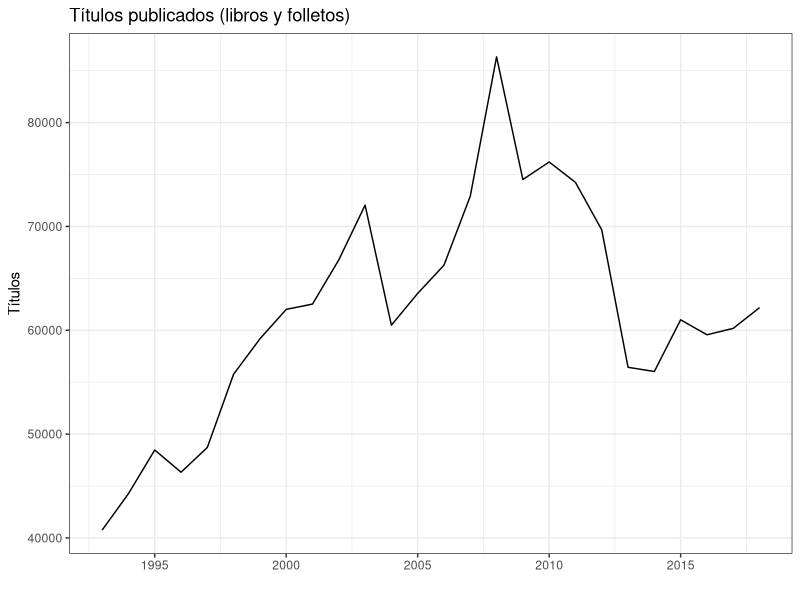
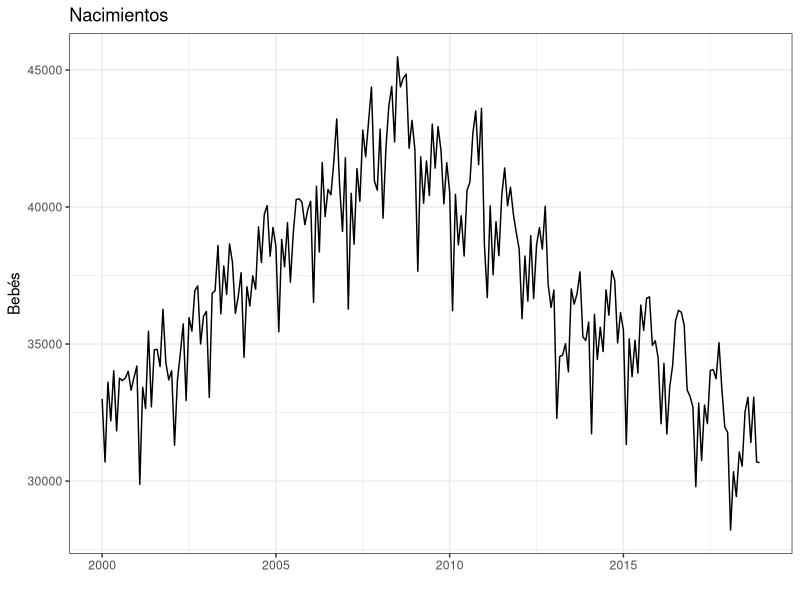
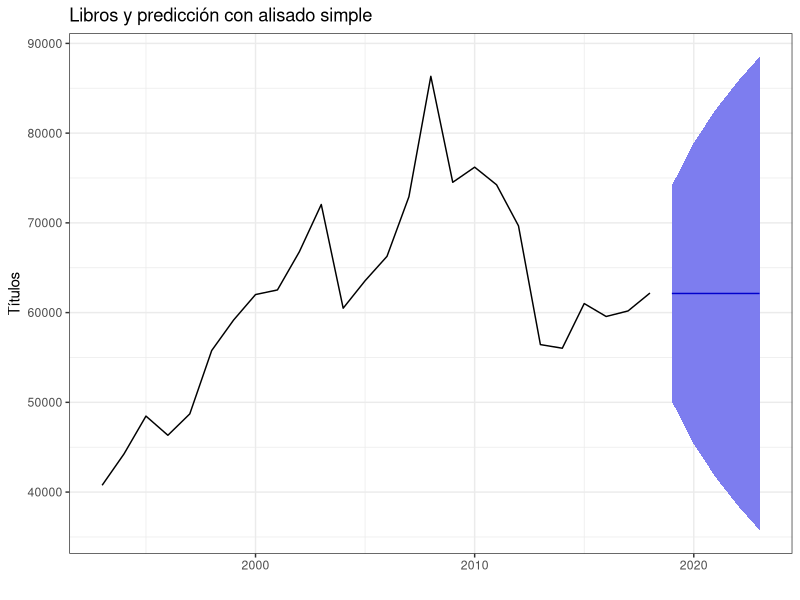
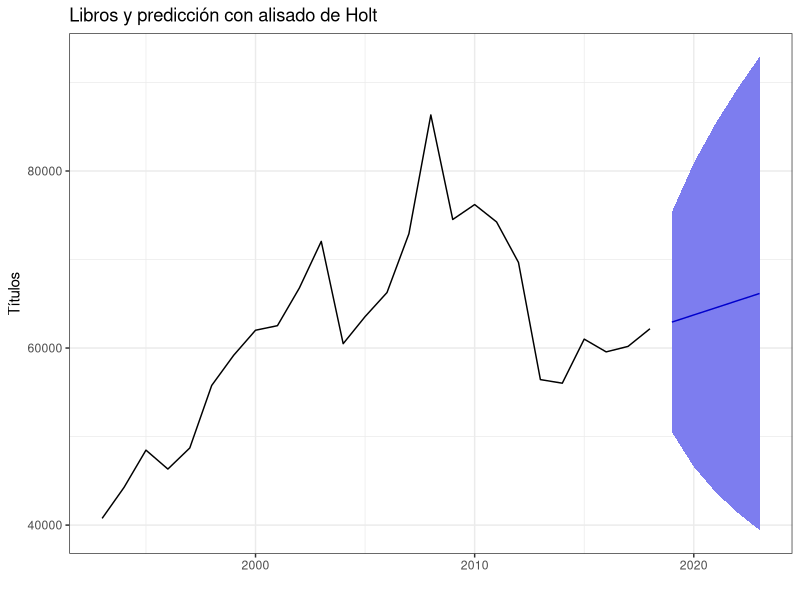
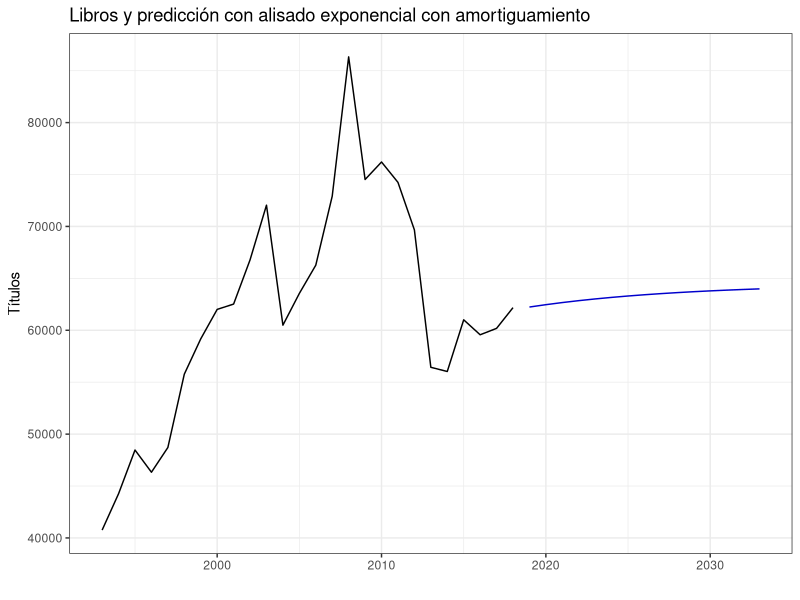
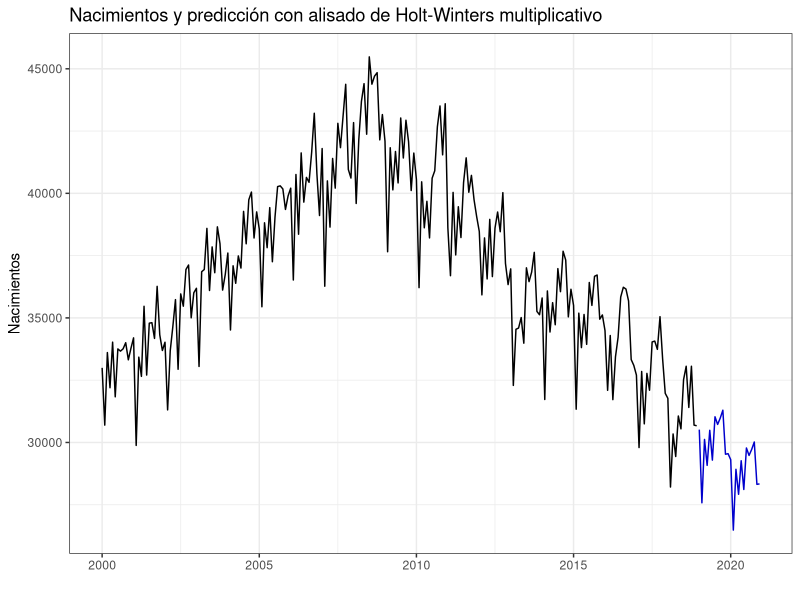
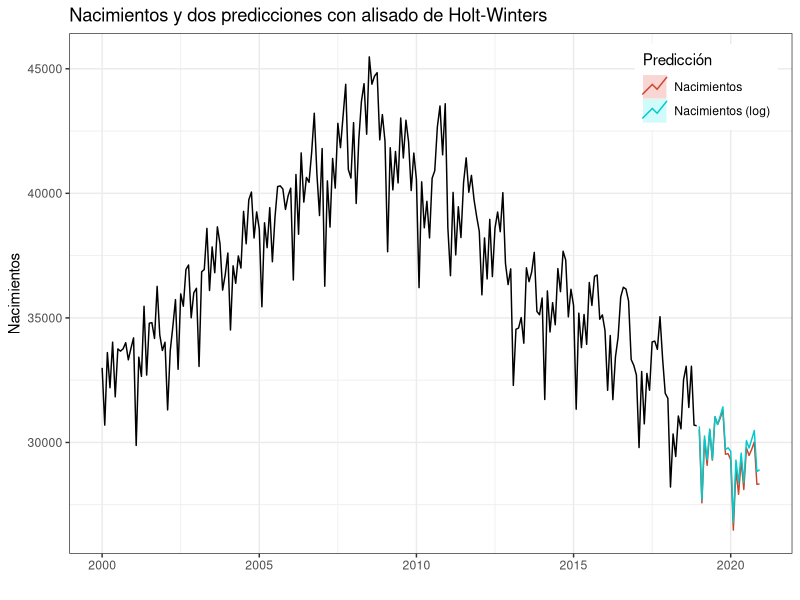
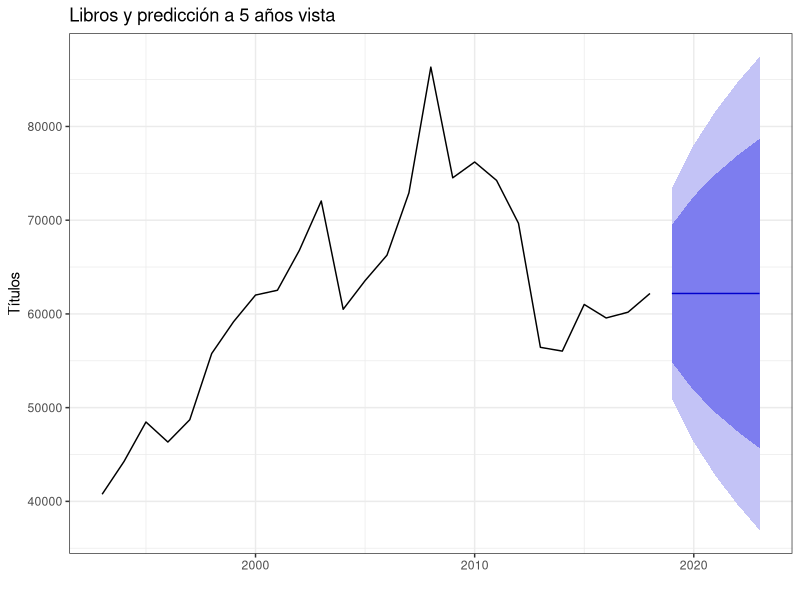

The R source for these figures, in order:
#----------------------------------------------------------
# CODIGO TEMA 5
#----------------------------------------------------------
#
#
#
#----------------------------------------------------------
# Librerias
library(forecast)
library(ggplot2); theme_set(theme_bw())
#----------------------------------------------------------
#
#
#
#----------------------------------------------------------
# Importamos series
#----------------------------------------------------------
# Libros
libros <- read.csv2("./series/libros.csv", 
                    header = TRUE)

libros <- ts(libros[, 2], 
             start = 1993, 
             frequency  = 1)

autoplot(libros,
         xlab = "",
         ylab = "Títulos",
         main = "Títulos publicados (libros y folletos)")

# Nacimientos
nacimientos <- read.csv2("./series/nacimientos.csv", 
                         header = TRUE)

nacimientos <- ts(nacimientos[, 2],
                  start = c(1975, 1),
                  frequency = 12)

nacimientosb <- window(nacimientos, start = 2000)

autoplot(nacimientosb,
         xlab = "",
         ylab = "Bebés",
         main = "Nacimientos")
#----------------------------------------------------------
#
#
#
#----------------------------------------------------------
# Alisado exponencial
#----------------------------------------------------------
# Alisado simple
librosf <- ses(libros, 
               h = 5, 
               level = 95)

summary(librosf)

autoplot(librosf,
         xlab = "",
         ylab = "Títulos",
         main = "Libros y predicción con alisado simple")

# Alisado de Holt
librosf <- holt(libros, 
                h = 5, 
                level = 95)

summary(librosf)

tail(librosf$model$states, n = 1)

autoplot(librosf,
         xlab = "",
         ylab = "Títulos",
         main = "Libros y predicción con alisado de Holt")

# Alisado de Holt con pendiente amortiguada
librosfd <- holt(libros, 
                 damped = TRUE, 
                 h = 15, 
                 phi = 0.9)

summary(librosfd)

autoplot(librosfd,
         xlab = "",
         ylab = "Títulos",
         main = "Libros y predicción con alisado exponencial con amortiguamiento",
         PI = FALSE)

# Alisado de Holt-Winters
nacimientosbf <- hw(nacimientosb, 
                    seasonal = "mult", 
                    h = 24)

summary(nacimientosbf)

TT <- nrow(nacimientosbf$model$states)
nacimientosbf$model$states[TT,]

(nacimientosbf$model$states[TT, 1] + (1:12)*nacimientosbf$model$states[TT, 2]) * 
  nacimientosbf$model$states[TT, 14:3]

autoplot(nacimientosbf,
         xlab = "",
         ylab = "Nacimientos",
         main = "Nacimientos y predicción con alisado de Holt-Winters multiplicativo",
         PI = FALSE)

# Alisado de Holt-Winters con transformacion logaritmica
nacimientosbfl <- hw(nacimientosb, 
                     seasonal = "addit", 
                     h = 24, 
                     lambda = 0, 
                     biasadj = TRUE)

summary(nacimientosbfl)

autoplot(nacimientosb,
         xlab = "",
         ylab = "Nacimientos",
         main = "Nacimientos y dos predicciones con alisado de Holt-Winters") + 
  autolayer(nacimientosbf, series = "Nacimientos", PI = FALSE) + 
  autolayer(nacimientosbfl, series = "Nacimientos (log)", PI = FALSE) + 
  guides(colour = guide_legend(title = "Predicción")) + 
  theme(legend.position=c(0.98,0.98), legend.justification=c(1,1)) 
#----------------------------------------------------------
#
#
#
#----------------------------------------------------------
# Funcion ets: Libros
#----------------------------------------------------------
# Ajuste
librosEts <- ets(libros)
summary(librosEts) 

# Prediccion
librosEtsPre <- forecast(librosEts, 
                         h = 5)
librosEtsPre
autoplot(librosEtsPre,
         xlab = "",
         ylab = "Títulos",
         main = "Libros y predicción a 5 años vista")

# Analisis error
error <- residuals(librosEts, type = "response")
sderror <- sd(error)

autoplot(error, series="Error",
         colour = "black",
         xlab = "Periodo",
         ylab = "Error",
         main = "Error + Intervención") +
  geom_hline(yintercept = c(-3, -2, 2 ,3)*sderror, 
             colour = c("red", "blue", "blue", "red"), lty = 2) + 
  scale_x_continuous(breaks= seq(1993, 2019, 2)) 

# Error extramuestral: training set/test set
librosIntra <- subset(libros, end = length(libros) - 6)
librosExtra <- subset(libros, start = length(libros) - 5)

librosIntraEts <- ets(librosIntra, model = "MNN", damped = FALSE)

librosExtraPre <- forecast(librosIntraEts, h = 6)

accuracy(librosExtraPre, librosExtra)

autoplot(libros, series = "Libros",
         main="Libros, predicción intra- y extra-muestral",
         xlab="", 
         ylab="Títulos") +
  autolayer(fitted(librosIntraEts), series = "Libros (ajustada)") + 
  autolayer(librosExtraPre$mean, series = "Predicción") + 
  geom_vline(xintercept = 2012.5, lty = 2, col = "black") +
  scale_colour_manual(values=c("Libros"="black",
                               "Libros (ajustada)"="blue", 
                               "Predicción" = "red")) +
  guides(colour = guide_legend(title = "Series")) +
  annotate("text", x=1999, y=65000, label="7.2%", colour = "blue") +
  annotate("text", x=2016, y=72000, label="17.8%", colour = "red") +
  theme(legend.position=c(0.02,0.98), legend.justification=c(0,1)) 
#----------------------------------------------------------
#
#
#
#----------------------------------------------------------
# Funcion ets: Nacimientos
#----------------------------------------------------------
# Ajuste
nacimientosEts <- ets(nacimientosb, damped = FALSE)
summary(nacimientosEts) 

autoplot(nacimientosEts,
         xlab = "Periodo",
         main = "Componentes del modelo óptimo para Nacimientos")

# Prediccion
TT <- nrow(nacimientosEts$states)
nacimientosEts$states[TT,]

nacimientosEts$states[TT, 1] + (1:12) * nacimientosEts$states[TT, 2] + nacimientosEts$states[TT, 14:3]

nacimientosEtsPre <- forecast(nacimientosEts, h = 24, level = 95)
nacimientosEtsPre

autoplot(nacimientosEtsPre,
         xlab = "",
         ylab = "Bebés",
         main = "Nacimientos y predicción")

# Analisis del error
error <- residuals(nacimientosEts, type = "response")
sderror <- sd(error)

autoplot(error, series="Error",
         colour = "black",
         xlab = "Periodo",
         ylab = "Error",
         main = "Error + Intervención") +
  geom_hline(yintercept = c(-3, -2, 2 ,3)*sderror, 
             colour = c("red", "blue", "blue", "red"), lty = 2) + 
  scale_x_continuous(breaks= seq(2000, 2019, 2)) 

# Error extramuestral: origen de prediccion movil
k <- 120                 
h <- 12                  
TT <- length(nacimientosb)
s <- TT - k - h          

mapeAlisado <- matrix(NA, s + 1, h)
for (i in 0:s) {
  train.set <- subset(nacimientosb, start = i + 1, end = i + k)
  test.set <-  subset(nacimientosb, start = i + k + 1, end = i + k + h)
  
  fit <- ets(train.set, model = "MAA", damped = FALSE)
  fcast<-forecast(fit, h = h)
  mapeAlisado[i + 1,] <- 100*abs(test.set - fcast$mean)/test.set
}

errorAlisado <- colMeans(mapeAlisado)
errorAlisado

ggplot() +
  geom_line(aes(x = 1:12, y = errorAlisado)) +
  ggtitle("Error de predicción según horizonte temporal") +
  xlab("Horizonte temporal de predicción") +
  ylab("MAPE") +
  scale_x_continuous(breaks= 1:12)
#----------------------------------------------------------
#
#
#
#----------------------------------------------------------
# Otras alternativas para predecir Nacimientos
#----------------------------------------------------------
# Nacimientos
accuracy(ets(nacimientos, 
             damped = TRUE))[5]
accuracy(ets(nacimientos, 
             damped = TRUE, 
             opt.crit = "mse"))[5]
accuracy(ets(nacimientos, 
             damped = TRUE, 
             allow.multiplicative.trend = TRUE))[5]
accuracy(ets(nacimientos, 
             damped = TRUE, 
             allow.multiplicative.trend = TRUE, 
             opt.crit = "mse"))[5]

# log Nacimientos
accuracy(ets(nacimientos, 
             lambda = 0, 
             damped = TRUE))[5]
accuracy(ets(nacimientos, 
             lambda = 0, 
             damped = TRUE, 
             opt.crit = "mse"))[5]

# Nacimientos por dia
accuracy(ets(nacimientos/monthdays(nacimientos), 
             damped = TRUE))[5]
accuracy(ets(nacimientos/monthdays(nacimientos), 
             damped = TRUE, 
             opt.crit = "mse"))[5]
accuracy(ets(nacimientos/monthdays(nacimientos), 
             damped = TRUE, 
             allow.multiplicative.trend = TRUE))[5]
accuracy(ets(nacimientos/monthdays(nacimientos), 
             damped = TRUE, 
             allow.multiplicative.trend = TRUE, 
             opt.crit = "mse"))[5]

